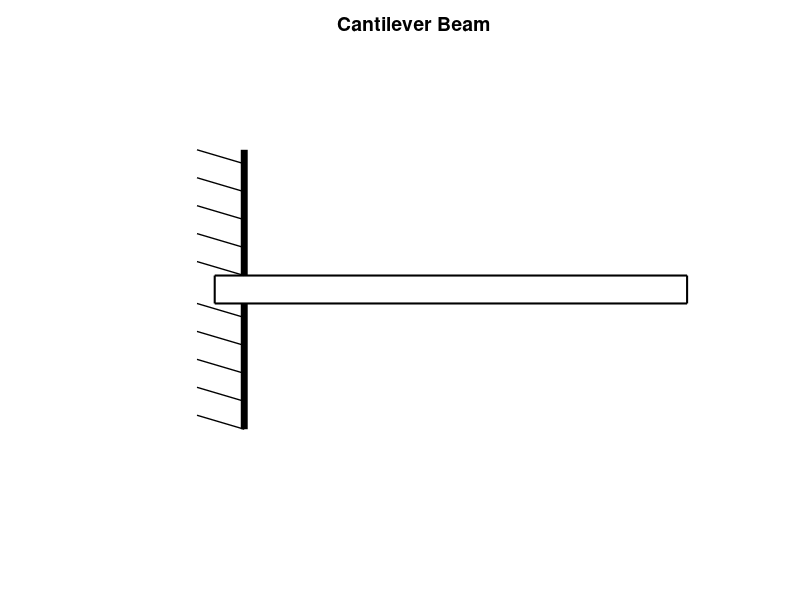

MATLAB code for this plot: (Note: this script raises an error after producing the figure.)
%Generates image for level 2 cantilever beam problems
%Created by Stecia-Marie Fletcher for the continuation of the project ,'Intoducing e-learning
%environments to the Biomedical Engineering Programme', supervised by Dr. Pilar 
%Garcia Souto for the purposes of the module, Mechanics and Materials
%UCL Department: Medical Physics and Bioengineering
%Date: 15/09/14
%version 1.0

l=randi([10,20]);
L=l*10;

%Plotting the beam

x1=0;
x2=L+L/15;

%Ploting a vertical line

a=plot([L/15,L/15],[-1,-0.1],'Color','black','linewidth',5);

hold on

plot([L/15,L/15],[1,0.1],'Color','black','linewidth',5);

%Plotting a beam

rectangle('Position',[x1,-0.1,x2,0.2],'LineWidth',1.5);

%Axis restrictions and title

axis([-L/4 x2+10 -1.75 1.75]);

title('Cantilever Beam','FontSize',14, 'FontWeight','bold');

axis off

%Plotting the sloped lines indicating the rigidity of the vertical wall (in
%keeping with cantilever beams in notes)

for c=0.2:0.2:1
    plot([-L/25,L/15],[c,c-0.1],'Color','black','linewidth',1);
end

for d=-0.9:0.2:-0.1
    plot([-L/25,L/15],[d,d-0.1],'Color','black','linewidth',1);
end

%Plotting and labelling the reaction forces

arrow([L/30,-1.3],[L/30,-0.15],'LineWidth',2) %Reaction force at boundary

text(-2,-1.25,'R','Fontsize',14,'FontWeight','bold') %Label reaction force at boundary

rectangle('Position',[-L/5,-0.15,L/8,0.3],'Curvature',[1,1],'LineWidth',1.5); %Moment circle

arrow([-L/9,-0.15],[-L/9 + 1,-0.15],'LineWidth',2) %Moment arrow

text(-L/6,0.3,'M','Fontsize',14,'FontWeight','bold') %Moment label

%Indicating the length of the beam on the plot

a1=L/15; %Starting point of measured beam
a2=L+L/15; %End point of measured beam
%Measured beam does not include beam length to the left of the barrier

a3=a1+(a1+a2)/2; %Midpoint of measured beam

plot([a2,a2],[-0.1,-1],'Linestyle','--','linewidth',2,'Color','black');

arrow([a3,-1],[a1,-1],'LineWidth',2); %Draws l.h.s. of arrow
arrow([a3,-1],[a2,-1],'LineWidth',2); %Draws r.h.s. of arrow

L_in_m=L/100; %length in meters

Length_label=strcat(num2str(L_in_m),'m');

a4=a1+(a1+a2)/3;

text(a4,-1.1,Length_label,'fontsize',14,'fontweight','bold');

%Indicating level

rectangle('Position',[L-5*L/20+5,1.5,L/20,0.1],'Curvature',[1,1],'LineWidth',1.5,'FaceColor','y');
rectangle('Position',[L-4*L/20+5,1.5,L/20,0.1],'Curvature',[1,1],'LineWidth',1.5,'FaceColor','y');
rectangle('Position',[L-3*L/20+5,1.5,L/20,0.1],'Curvature',[1,1],'LineWidth',1.5);
rectangle('Position',[L-2*L/20+5,1.5,L/20,0.1],'Curvature',[1,1],'LineWidth',1.5);
rectangle('Position',[L-L/20+5,1.5,L/20,0.1],'Curvature',[1,1],'LineWidth',1.5);

text(a3,1.55,'Level 2','fontsize',14,'fontweight','bold'); %Level 1 label

%Showing x direction

arrow([0,-1.5],[L/5,-1.5],'linewidth',2);

text(L/5+L/40,-1.5,'x','Fontsize',14,'fontweight','bold');

%Indicating x=0 position

arrow([L/15,1.3],[L/15,1.05],'LineWidth',2) 

text(L/15-L/30,1.35,'x=0','Fontsize',12,'fontweight','bold');

%Plotting 1st point load

p=randi([4,l-5]);
P=p*10;
Position=a1+P;
arrow([Position,0.75],[Position,0.1],'LineWidth',3)

%Weight

w=randi([10,20]);
W=w*10;
Weight_label=strcat(num2str(W),'N');

text(Position-L/30,0.85,Weight_label,'fontsize',14,'fontweight','bold') %labelling weight of the point load

%Indicating distance of point load from position x=0

b1=a1; %Starting point of measured position
b2=Position; %End point of measured position

b3=b1+(b1+b2)/2; %Midpoint 

arrow([b3,-0.2],[b1,-0.2],'LineWidth',2); %Draws l.h.s. of arrow
arrow([b3,-0.2],[b2,-0.2],'LineWidth',2); %Draws r.h.s. of arrow

P_in_m=P/100; %Position in m

Position_label=strcat(num2str(P_in_m),'m');

b4=b1+(b1+b2)/3;

text(b4,-0.3,Position_label,'fontsize',14,'fontweight','bold');

%Plotting 2nd point load

p2=randi([p+2,l-2]);
P2=p2*10;
Position2=a1+P2;
arrow([Position2,0.75],[Position2,0.1],'LineWidth',3)

%Weight

w2=randi([10,20]);
W2=w2*10;
Weight2_label=strcat(num2str(W2),'N');

text(Position2-L/30,0.85,Weight2_label,'fontsize',14,'fontweight','bold') %labelling weight of the point load

%Indicating distance of point load from position x=0

plot([Position2,Position2],[0.1,-0.5],'Linestyle','--','linewidth',2,'Color','black');

b1_2=a1; %Starting point of measured position
b2_2=Position2; %End point of measured position

b3_2=b1_2+(b1_2+b2_2)/2; %Midpoint 

arrow([b3_2,-0.5],[b1_2,-0.5],'LineWidth',2); %Draws l.h.s. of arrow
arrow([b3_2,-0.5],[b2_2,-0.5],'LineWidth',2); %Draws r.h.s. of arrow

P2_in_m=P2/100; %Position in m

Position2_label=strcat(num2str(P2_in_m),'m');

b4_2=b1_2+(b1_2+b2_2)/3;

text(b4_2,-0.6,Position2_label,'fontsize',14,'fontweight','bold');

%Indicating positions A, B, C and D

text(a1+1,0.2,'A','fontsize',14,'fontweight','bold');
text(b2+4,0.2,'B','fontsize',14,'fontweight','bold');
text(b2_2+4,0.2,'C','fontsize',14,'fontweight','bold');
text(a2,0.2,'D','fontsize',14,'fontweight','bold');

hold off

imgname=strcat('level2','.jpg');

saveas(a,imgname);
